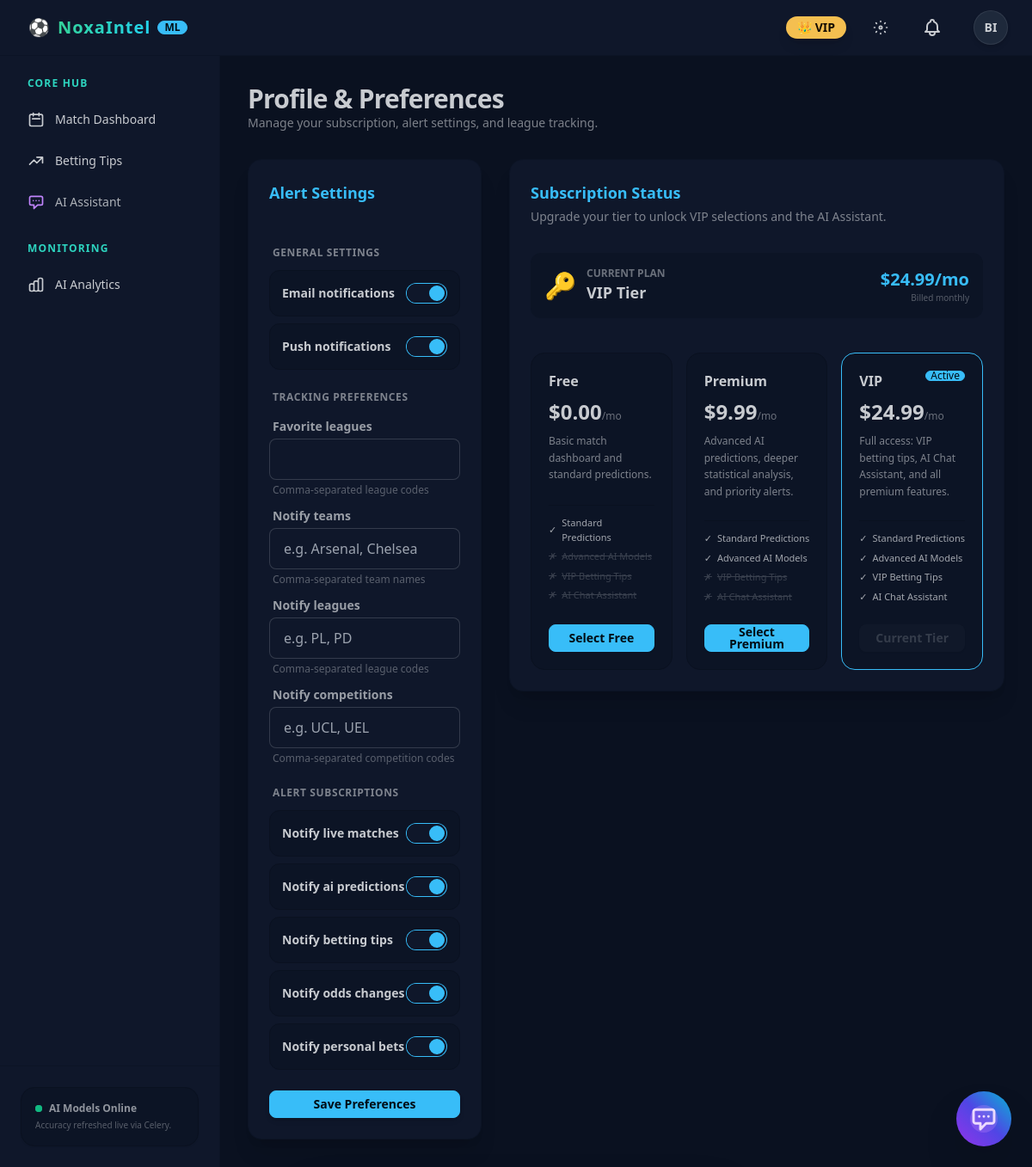
Page /users/profile/ (signed in) on the committed database.
### users/models.py (models this page shows, shortened)
class CustomUser(AbstractUser):
    phone_number = models.CharField(max_length=20, unique=True, null=True, blank=True)
    email = models.EmailField(unique=True)
    USERNAME_FIELD = 'phone_number'
    REQUIRED_FIELDS = ['email', 'username']

class Profile(models.Model):
    user = models.OneToOneField(CustomUser, on_delete=models.CASCADE, related_name='profile')
    subscription_tier = models.ForeignKey(
        SubscriptionTier, on_delete=models.SET_NULL, null=True, blank=True
    )
    email_notifications = models.BooleanField(default=True)
    push_notifications = models.BooleanField(default=True)
    favorite_leagues = models.CharField(max_length=255, blank=True, help_text="Comma-separated league codes")
    notify_teams = models.TextField(blank=True, help_text="Comma-separated team names")
    notify_leagues = models.TextField(blank=True, help_text="Comma-separated league codes")
    notify_competitions = models.TextField(blank=True, help_text="Comma-separated competition codes")
    notify_live_matches = models.BooleanField(default=True)
    notify_ai_predictions = models.BooleanField(default=True)
    notify_betting_tips = models.BooleanField(default=True)
    notify_odds_changes = models.BooleanField(default=True)
    notify_personal_bets = models.BooleanField(default=True)

class SubscriptionTier(models.Model):
    name = models.CharField(max_length=50, unique=True)
    price = models.DecimalField(max_digits=6, decimal_places=2, default=0.00)
    description = models.TextField(blank=True)
    access_advanced_ai = models.BooleanField(default=False)
    access_vip_tips = models.BooleanField(default=False)
    access_ai_assistant = models.BooleanField(default=False)

### users/views.py (the view)
# urls.py: path('profile/', views.profile_view, name='profile'),
@login_required
def profile_view(request):
    profile = request.user.profile
    if request.method == 'POST':
        form = ProfileUpdateForm(request.POST, instance=profile)
        if form.is_valid():
            form.save()
            messages.success(request, "Profile updated successfully.")
            if request.htmx:
                return render(request, 'users/partials/profile_form.html', {'form': form, 'profile': profile})
            return redirect('users:profile')
    else:
        form = ProfileUpdateForm(instance=profile)
    tiers = SubscriptionTier.objects.all()
    return render(request, 'users/profile.html', {'form': form, 'profile': profile, 'tiers': tiers})

### config/context_processors.py (called while the page is built)
def vapid_public_key(request):
    return {
        "VAPID_PUBLIC_KEY": getattr(settings, "VAPID_PUBLIC_KEY", "")
    }

### templates/users/profile.html (shortened to what this page needs)
{% extends 'base.html' %}
{% block content %}
<div class="space-y-8 max-w-6xl mx-auto">
    <div>
        <h1 class="text-3xl font-extrabold tracking-tight">Profile & Preferences</h1>
        <p class="text-sm opacity-60">Manage your subscription, alert settings, and league tracking.</p>
    </div>
    <div class="grid grid-cols-1 lg:grid-cols-3 gap-8">
        <div class="lg:col-span-1 space-y-6">
            <div class="card bg-base-100 border border-base-200 shadow-xl rounded-2xl">
                <div class="card-body p-6 space-y-4">
                    <h3 class="font-bold text-lg text-primary">Alert Settings</h3>
                    <div id="profile-form-container">
                        {% include 'users/partials/profile_form.html' %}
                    </div>
                </div>
            </div>
        </div>
        <div class="lg:col-span-2 space-y-6">
            <div class="card bg-base-100 border border-base-200 shadow-xl rounded-2xl">
                <div class="card-body p-6 space-y-6">
                    <div>
                        <h3 class="font-bold text-lg text-primary">Subscription Status</h3>
                        <p class="text-sm opacity-60 mt-1">Upgrade your tier to unlock VIP selections and the AI Assistant.</p>
                    </div>
                    <div class="p-4 rounded-xl bg-base-200 flex flex-wrap justify-between items-center gap-4">
                        <div class="flex items-center gap-3">
                            <span class="text-3xl">🔑</span>
                            <div>
                                <p class="text-xs opacity-50 uppercase font-semibold">Current Plan</p>
                                <h4 class="font-bold text-lg text-base-content">{{ profile.subscription_tier.name }} Tier</h4>
                            </div>
                        </div>
                        <div class="text-right">
                            <p class="text-xl font-black text-primary">${{ profile.subscription_tier.price }}/mo</p>
                            <p class="text-[10px] opacity-40">Billed monthly</p>
                        </div>
                    </div>
                    <div class="grid grid-cols-1 md:grid-cols-3 gap-4 pt-2">
                        {% for tier in tiers %}
                            <div class="card bg-base-200 border {% if profile.subscription_tier.id == tier.id %}border-primary{% else %}border-base-300{% endif %} hover:shadow-md transition-all duration-200">
                                <div class="card-body p-5 space-y-4 justify-between">
                                    <div class="space-y-2">
                                        <div class="flex justify-between items-start">
                                            <h4 class="font-bold text-base">{{ tier.name }}</h4>
                                            {% if profile.subscription_tier.id == tier.id %}
                                                <span class="badge badge-primary badge-xs">Active</span>
                                            {% endif %}
                                        </div>
                                        <p class="text-2xl font-black">${{ tier.price }}<span class="text-xs font-normal opacity-50">/mo</span></p>
                                        <p class="text-xs opacity-60 leading-relaxed">{{ tier.description }}</p>
                                    </div>
                                    <ul class="text-[11px] space-y-1.5 border-t border-base-300 pt-3 opacity-80">
                                        <li class="flex items-center gap-1.5">
                                            <span>✓</span> Standard Predictions
                                        </li>
                                        <li class="flex items-center gap-1.5 {% if not tier.access_advanced_ai %}opacity-30 line-through{% endif %}">
                                            <span>{% if tier.access_advanced_ai %}✓{% else %}✗{% endif %}</span> Advanced AI Models
                                        </li>
                                        <li class="flex items-center gap-1.5 {% if not tier.access_vip_tips %}opacity-30 line-through{% endif %}">
                                            <span>{% if tier.access_vip_tips %}✓{% else %}✗{% endif %}</span> VIP Betting Tips
                                        </li>
                                        <li class="flex items-center gap-1.5 {% if not tier.access_ai_assistant %}opacity-30 line-through{% endif %}">
                                            <span>{% if tier.access_ai_assistant %}✓{% else %}✗{% endif %}</span> AI Chat Assistant
                                        </li>
                                    </ul>
                                    <div class="card-actions mt-3">
                                        {% if profile.subscription_tier.id == tier.id %}
                                            <button class="btn btn-disabled btn-sm w-full font-bold">Current Tier</button>
                                        {% else %}
                                            <a href="{% url 'users:subscription_upgrade' tier.id %}" class="btn btn-primary btn-sm w-full font-bold">
                                                Select {{ tier.name }}
                                            </a>
                                        {% endif %}
                                    </div>
                                </div>
                            </div>
                        {% endfor %}
                    </div>
                </div>
            </div>
        </div>
    </div>
</div>
{% endblock %}

### templates/components/navbar.html (shortened to what this page needs)
<div class="navbar bg-base-100 border-b border-base-200 px-2 md:px-6 z-40 relative">
    <div class="flex-1">
        <a href="{% url 'home' %}" class="btn btn-ghost normal-case text-lg md:text-xl font-black gap-1 md:gap-2 tracking-wider px-2">
            <span>⚽</span>
            <span class="bg-gradient-to-r from-emerald-400 to-cyan-400 bg-clip-text text-transparent">NoxaIntel</span>
            <span class="hidden sm:inline-flex badge badge-primary badge-sm font-semibold tracking-normal">ML</span>
        </a>
    </div>
    <div class="flex-none gap-1.5 md:gap-4">
        {% if user.is_authenticated %}
            <div class="hidden sm:inline-flex">
                {% if user.profile.subscription_tier.name == 'VIP' %}
                    <span class="badge badge-warning gap-1 py-3 px-3 font-bold shadow-lg shadow-warning/10">
                        👑 VIP
                    </span>
                {% elif user.profile.subscription_tier.name == 'Premium' %}
                    <span class="badge badge-secondary gap-1 py-3 px-3 font-bold shadow-lg shadow-secondary/10">
                        ⚡ Premium
                    </span>
                {% else %}
                    <span class="badge badge-accent badge-outline gap-1 py-3 px-3 font-semibold">
                        Free Tier
                    </span>
                {% endif %}
            </div>
            <button id="theme-toggle" class="btn btn-ghost btn-circle" aria-label="Toggle Theme">
            </button>
            <div class="dropdown dropdown-end">
                <a href="{% url 'notifications:list' %}" class="btn btn-ghost btn-circle relative">
                </a>
            </div>
            <div class="dropdown dropdown-end">
                <div tabindex="0" role="button" class="btn btn-ghost btn-circle avatar placeholder">
                    <div class="bg-neutral text-neutral-content rounded-full w-10 border border-neutral-content/10 shadow-md">
                        <span class="text-sm font-bold">{{ user.username|slice:":2"|upper }}</span>
                    </div>
                </div>
            </div>
        {% else %}
            {% if '/login/' not in request.path and '/register/' not in request.path %}
                <a href="{% url 'users:login' %}" class="btn btn-ghost btn-sm">Log In</a>
                <a href="{% url 'users:register' %}" class="btn btn-primary btn-sm px-4">Sign Up</a>
            {% endif %}
        {% endif %}
    </div>
</div>

### templates/users/partials/profile_form.html (shortened to what this page needs)
<form hx-post="{% url 'users:profile' %}" hx-swap="outerHTML" hx-target="#profile-form-container" class="space-y-6">
    <div class="space-y-3">
        <h4 class="text-xs font-bold uppercase tracking-wider text-base-content/60 px-1">General Settings</h4>
        <div class="space-y-2">
            {% for field in form %}
                {% if field.name == 'email_notifications' or field.name == 'push_notifications' %}
                    <div class="form-control w-full">
                        <label class="label cursor-pointer justify-between bg-base-200 hover:bg-base-300/50 p-3.5 rounded-xl border border-base-300 transition-all duration-150">
                            <div class="flex flex-col">
                                <span class="label-text font-bold text-sm text-base-content">{{ field.label }}</span>
                            </div>
                            {{ field }}
                        </label>
                    </div>
                {% endif %}
            {% endfor %}
        </div>
    </div>
    <div class="space-y-3">
        <h4 class="text-xs font-bold uppercase tracking-wider text-base-content/60 px-1">Tracking Preferences</h4>
        <div class="space-y-2">
            {% for field in form %}
                {% if field.name == 'favorite_leagues' or field.name == 'notify_teams' or field.name == 'notify_leagues' or field.name == 'notify_competitions' %}
                    <div class="form-control w-full">
                        <label class="label py-1">
                            <span class="label-text font-bold text-sm opacity-75">{{ field.label }}</span>
                        </label>
                        {{ field }}
                        {% if field.help_text %}
                            <span class="label-text-alt opacity-40 px-1 mt-1">{{ field.help_text }}</span>
                        {% endif %}
                    </div>
                {% endif %}
            {% endfor %}
        </div>
    </div>
    <div class="space-y-3">
        <h4 class="text-xs font-bold uppercase tracking-wider text-base-content/60 px-1">Alert Subscriptions</h4>
        <div class="space-y-2">
            {% for field in form %}
                {% if field.name != 'email_notifications' and field.name != 'push_notifications' and field.name != 'favorite_leagues' and field.name != 'notify_teams' and field.name != 'notify_leagues' and field.name != 'notify_competitions' %}
                    <div class="form-control w-full">
                        <label class="label cursor-pointer justify-between bg-base-200 hover:bg-base-300/50 p-3.5 rounded-xl border border-base-300 transition-all duration-150">
                            <div class="flex flex-col">
                                <span class="label-text font-bold text-sm text-base-content">{{ field.label }}</span>
                            </div>
                            {{ field }}
                        </label>
                    </div>
                {% endif %}
            {% endfor %}
        </div>
    </div>
    <button type="submit" class="btn btn-primary btn-sm w-full font-bold shadow-md shadow-primary/10 mt-4">
        Save Preferences
    </button>
</form>

### rows in the picture
CustomUser: username "BI"
Profile: form "☑" "☑", form "☑" "☑" "☑" "☑" "☑", subscription_tier.name "VIP", subscription_tier.price "24.99"
SubscriptionTier: name "Free", price "0.00", description "Basic match dashboard and standard predictions."
SubscriptionTier: name "Premium", price "9.99", description "Advanced AI predictions, deeper statistical analysis, and priority alerts."
SubscriptionTier: name "VIP", shows "Active", price "24.99", description "Full access: VIP betting tips, AI Chat Assistant, and all premium features.", shows "Current Tier"

### other values in the picture
{{ field.label }} "Email notifications" "Push notifications"
{{ field.label }} "Favorite leagues" "Notify teams" "Notify leagues" "Notify competitions"
{{ field.help_text }} "Comma-separated league codes" "Comma-separated team names" "Comma-separated league codes" "Comma-separated competition codes"
{{ field.label }} "Notify live matches" "Notify ai predictions" "Notify betting tips" "Notify odds changes" "Notify personal bets"
